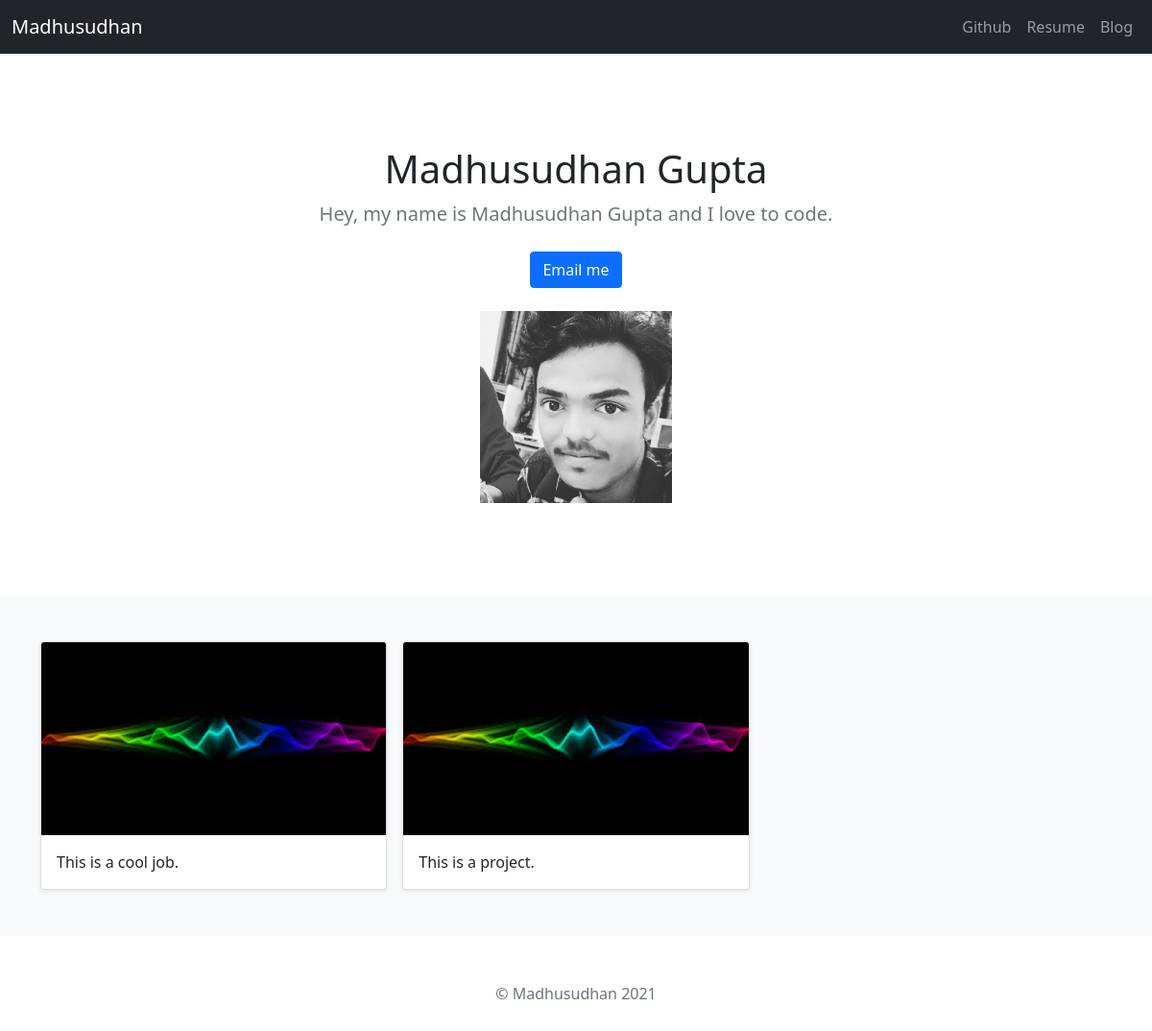
The page / on the database its author committed.
### jobs/models.py (models this page shows)
class Job(models.Model):
    image = models.ImageField(upload_to='images/')
    summary = models.CharField(max_length=200)

### jobs/views.py (the view)
# urls.py: 2. Add a URL to urlpatterns:  path('', views.home, name='home')
def home(request):
    jobs = Job.objects
    return render(request, 'jobs/home.html', {'jobs':jobs})

### jobs/templates/jobs/home.html (shortened to what this page needs)
<!doctype html>
<html lang="en">
  <head>
    {% load static %}
<link href="https://cdn.jsdelivr.net/npm/bootstrap@5.1.0/dist/css/bootstrap.min.css" rel="stylesheet">
  </head>
  <body>
<header>
    <nav class="navbar navbar-expand-lg navbar-dark bg-dark">
        <div class="container-fluid">
      <a class="navbar-brand" href="{% url 'home' %}">Madhusudhan</a>
          <div class="collapse navbar-collapse" id="navbarNavAltMarkup">
            <div class="navbar-nav ms-auto">
              <a class="nav-item nav-link" href="https://github.com/Madhusudhangupta">Github</a>
              <a class="nav-item nav-link" href="{% static 'resume.pdf' %}">Resume</a>
              <a class="nav-item nav-link" href="{% url 'allblogs' %}">Blog</a>
            </div>
          </div>
        </div>
      </nav>
</header>
<main>
  <section class="py-5 text-center container">
    <div class="row py-lg-5">
      <div class="col-lg-6 col-md-8 mx-auto">
        <h1 class="fw-light">Madhusudhan Gupta</h1>
        <p class="lead text-muted">Hey, my name is Madhusudhan Gupta and I love to code. </p>
        <p>
          <a href="mailto:madhusudhangupta18@gmail.com" class="btn btn-primary my-2">Email me</a>
        </p>
        <img src="{% static 'madhusudhan.jfif' %}" height=200/>
      </div>
    </div>
  </section>
  <div class="album py-5 bg-light">
    <div class="container">
      <div class="row row-cols-1 row-cols-sm-2 row-cols-md-3 g-3">
        {% for job in jobs.all %}
        <div class="col">
          <div class="card shadow-sm">
            <img class="card-img-top" src="{{ job.image.url }}"/>
            <div class="card-body">
              <p class="card-text">{{ job.summary }}</p>
            </div>
          </div>
        </div>
        {% endfor %}
      </div>
    </div>
  </div>
</main>
<footer class="text-muted py-5">
  <div class="container text-center">
      <p>© Madhusudhan {% now "Y" %}</p>
    </div>
</footer>
  </body>
</html>

### rows shown on the page
Job: image (picture), summary "This is a cool job."
Job: image (picture), summary "This is a project."
